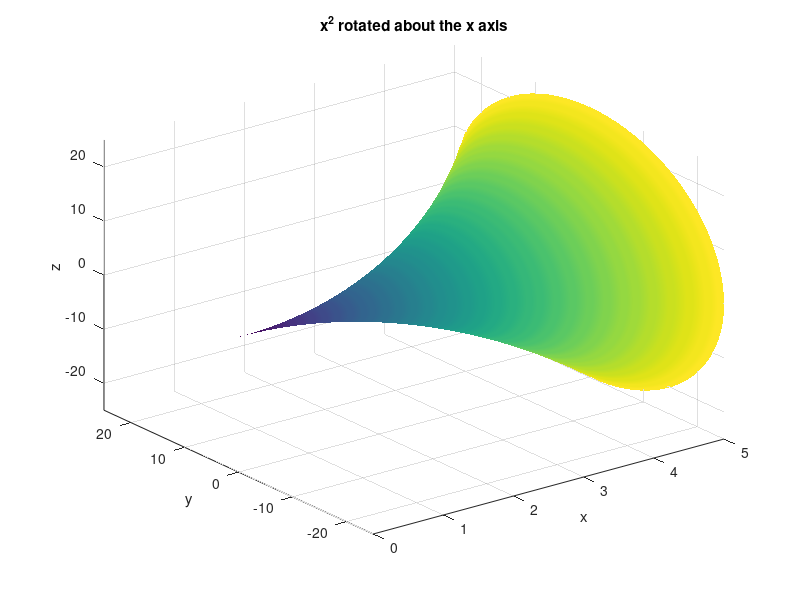
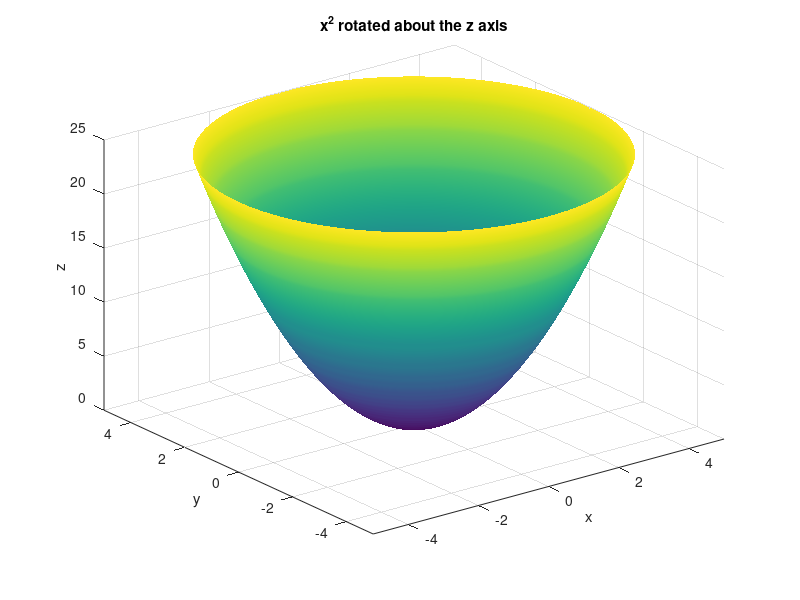

Reproduce these figures in MATLAB, in order.
% Listing 11-12 - Rotating z = x^2 about the x and z axes
clear
clc
close all

 facets = 100;
 x = linspace(0, 5, facets);
 th = linspace(0, 2*pi, facets);
 [xx tth] = meshgrid(x, th);
 
 % rotate about the x axis
 rr = xx.^2;
 yy = rr .* cos(tth);
 zz = rr .* sin(tth);
 surf(xx, yy, zz, xx);
 shading interp, axis tight
 xlabel('x'), ylabel('y'), zlabel('z')
 title('x^2 rotated about the x axis')
 
 % rotate about the z axis
 figure
 rr = xx;
 zz = rr.^2;
 xx = rr .* cos(tth);
 yy = rr .* sin(tth);
 surf(xx, yy, zz);
 shading interp, axis tight
 xlabel('x'), ylabel('y'), zlabel('z')
 title('x^2 rotated about the z axis')

